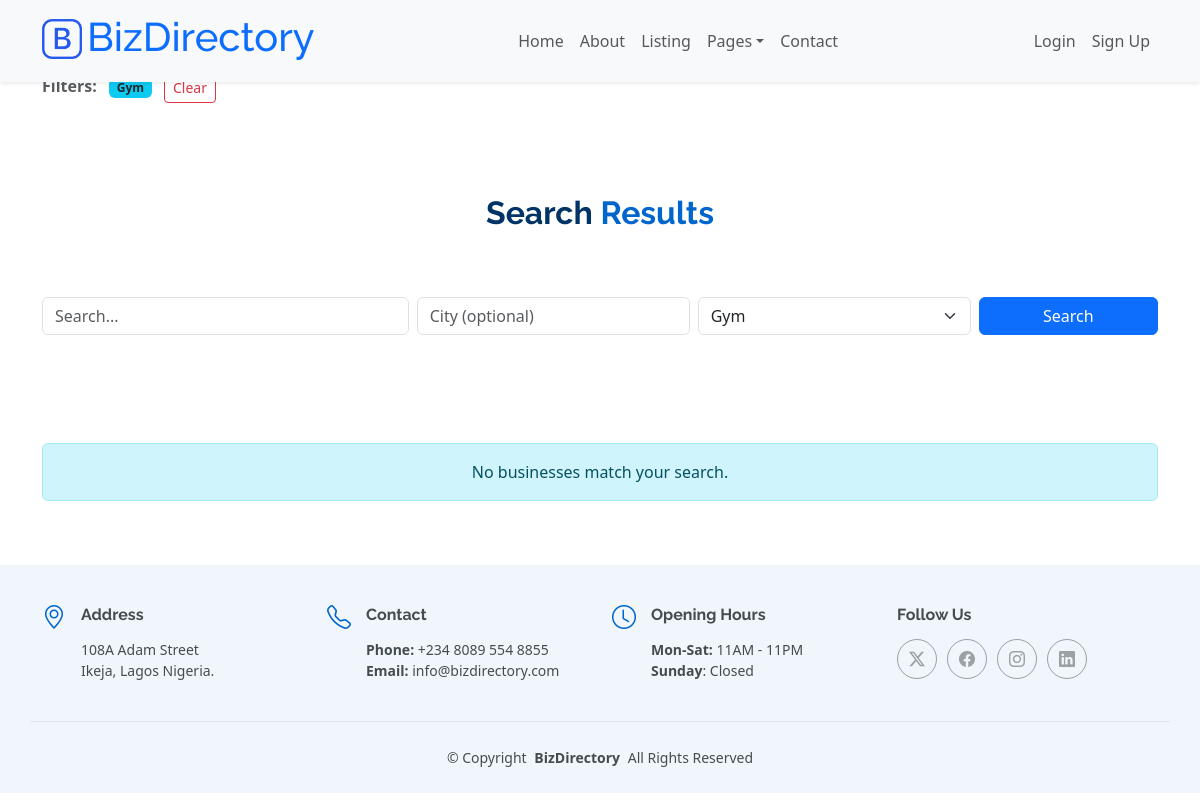
Page /bizDir/search/?category=2 on the earlier database version.
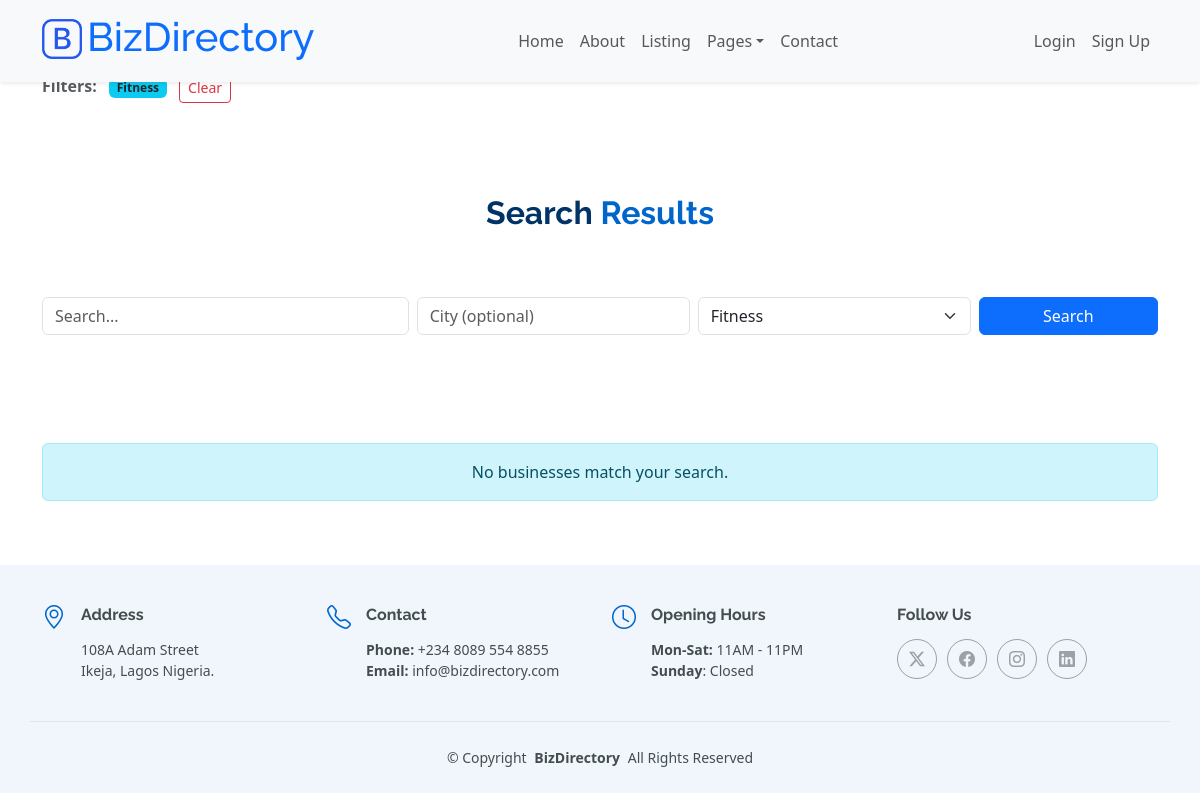
Same page on the later database version.
### bizDir/models.py (models this page shows, shortened)
class BusinessCategory(models.Model):
    name = models.CharField(max_length=100)
    icon = models.CharField(max_length=50, blank=True)  # For frontend display

### bizDir/views.py (the view)
# urls.py: path('search/', searchView, name='search'),
def searchView(request: HttpRequest):
    query = request.GET.get("q", "")
    city = request.GET.get("city", "")
    category_id = request.GET.get("category", "")
    businesses = Business.objects.filter(is_active=True).prefetch_related("categories")
    if query:
        businesses = businesses.filter(Q(name__icontains=query) | Q(description__icontains=query))
    if city:
        businesses = businesses.filter(city__icontains=city)
    selected_category = None
    if category_id.isdigit():
        selected_category = get_object_or_404(BusinessCategory, id=category_id)
        businesses = businesses.filter(categories=selected_category)
    paginator = Paginator(businesses.distinct(), 6)
    page_number = request.GET.get("page")
    page_obj = paginator.get_page(page_number)
    context = {
        "page_obj": page_obj,
        "query": query,
        "city": city,
        "selected_category": selected_category,
        "categories": BusinessCategory.objects.all()
    }
    return render(request, "user/search.html", context)

### bizDir/templates/user/search.html (shortened to what this page needs)
{% extends "base.html" %}
{% load static %}
{% block content %}
<div class="container py-5">
    {% if query or city or selected_category %}
    <div class="mb-3">
        <span class="me-2 fw-semibold text-muted">Filters:</span>
        {% if selected_category %}
            <span class="badge bg-info text-dark">{{ selected_category.name }}</span>
        {% endif %}
        <a href="{% url 'search' %}" class="btn btn-sm btn-outline-danger ms-2">Clear</a>
    </div>
    {% endif %}
    <section id="" class="section">
    <div class="container section-title" data-aos="fade-up">
        <div><span>Search</span> <span class="description-title">Results</span></div>
    </div>
    <form method="get" action="{% url 'search' %}" class="row g-2 mb-4 justify-content-center">
        <div class="col-md-4">
            <input type="text" name="q" value="{{ query }}" class="form-control" placeholder="Search...">
        </div>
        <div class="col-md-3">
            <input type="text" name="city" value="{{ city }}" class="form-control" placeholder="City (optional)">
        </div>
        <div class="col-md-3">
            <select name="category" class="form-select">
                {% for cat in categories %}
                    <option value="{{ cat.id }}" {% if selected_category and selected_category.id == cat.id %}selected{% endif %}>
                        {{ cat.name }}
                    </option>
                {% endfor %}
            </select>
        </div>
        <div class="col-md-2 d-grid">
            <button type="submit" class="btn btn-primary">Search</button>
        </div>
    </form>
    </section>
    {% if page_obj %}
    <div class="row row-cols-1 row-cols-md-3 g-4">
        {% for business in page_obj %}
        <div class="col">
            <div class="card h-100">
                {% if business.logo %}
                    <img src="{{ business.logo.url }}" class="card-img-top" alt="{{ business.name }}">
                {% endif %}
                <div class="card-body">
                    <h5 class="card-title">{{ business.name }}</h5>
                    <p class="card-text">{{ business.description|truncatewords:20 }}</p>
                    <a href="{% url 'business_detail' business.id %}" class="btn btn-outline-primary">View</a>
                </div>
            </div>
        </div>
        {% endfor %}
    </div>
    <nav class="mt-4">
        <ul class="pagination justify-content-center">
            {% if page_obj.has_previous %}
                <li class="page-item">
                    <a class="page-link" href="?{% if query %}q={{ query }}&{% endif %}{% if city %}city={{ city }}&{% endif %}{% if selected_category %}category={{ selected_category.id }}&{% endif %}page={{ page_obj.previous_page_number }}">Previous</a>
                </li>
            {% else %}
                <li class="page-item disabled"><span class="page-link">Previous</span></li>
            {% endif %}
            <li class="page-item disabled"><span class="page-link">Page {{ page_obj.number }} of {{ page_obj.paginator.num_pages }}</span></li>
            {% if page_obj.has_next %}
                <li class="page-item">
                    <a class="page-link" href="?{% if query %}q={{ query }}&{% endif %}{% if city %}city={{ city }}&{% endif %}{% if selected_category %}category={{ selected_category.id }}&{% endif %}page={{ page_obj.next_page_number }}">Next</a>
                </li>
            {% else %}
                <li class="page-item disabled"><span class="page-link">Next</span></li>
            {% endif %}
        </ul>
    </nav>
    {% else %}
    <div class="alert alert-info text-center mt-4">
        No businesses match your search.
    </div>
    {% endif %}
</div>
{% endblock %}

Differences in the rows shown:
changed BusinessCategory: name "Gym" → "Fitness"
Other differences:
form field category: "Gym" → "Fitness"
